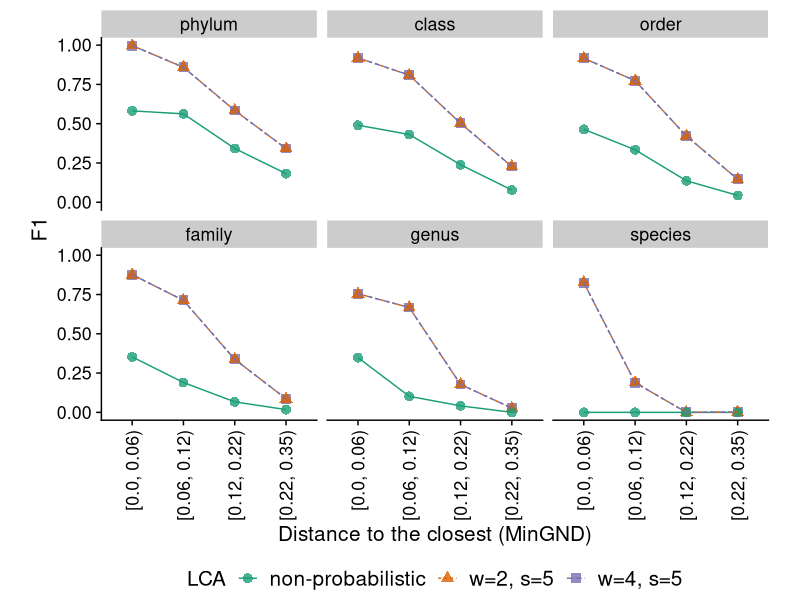

Here is the R script that generated this plot: (Note: this script raises an error after producing the figure.)
require(ggplot2)
require(readr)
require(cowplot)
require(dplyr)

summary_scores_pu <- read_csv("../results/summary_scores_pu.csv")
summary_scores_pu <- summary_scores_pu %>%
  filter(Taxonomic_Rank != "superkingdom") %>%
  mutate(Distance_to_closest = factor(Distance_to_closest, levels = unique(Distance_to_closest)))

summary_scores_pu$Taxonomic_Rank <- factor(
  summary_scores_pu$Taxonomic_Rank,
  levels = c("phylum", "class", "order", "family", "genus", "species")
)

ggplot(summary_scores_pu, aes(x = Distance_to_closest, y = F1, color = Method, shape = Method, group = Method)) +
  facet_wrap(vars(Taxonomic_Rank), nrow = 2) +
  geom_point(size = 3, alpha = 0.8) +
  geom_line(aes(linetype = Method)) +
  labs(linetype = "LCA", shape = "LCA", colour = "LCA", x = "Distance to the closest (MinGND)", y = "F1") +
  theme_cowplot(font_size = 15) +
  theme(legend.position = "bottom", legend.justification = "center", legend.text = element_text(size = 15)) +
  scale_colour_brewer(palette = "Dark2") +
  theme(axis.text.x = element_text(angle = 90, vjust = 0.5, hjust = 1), aspect.ratio = 0.8)
ggsave2("../figures/pu_comparison_LCA.pdf", width = 7.5, height = 6)
